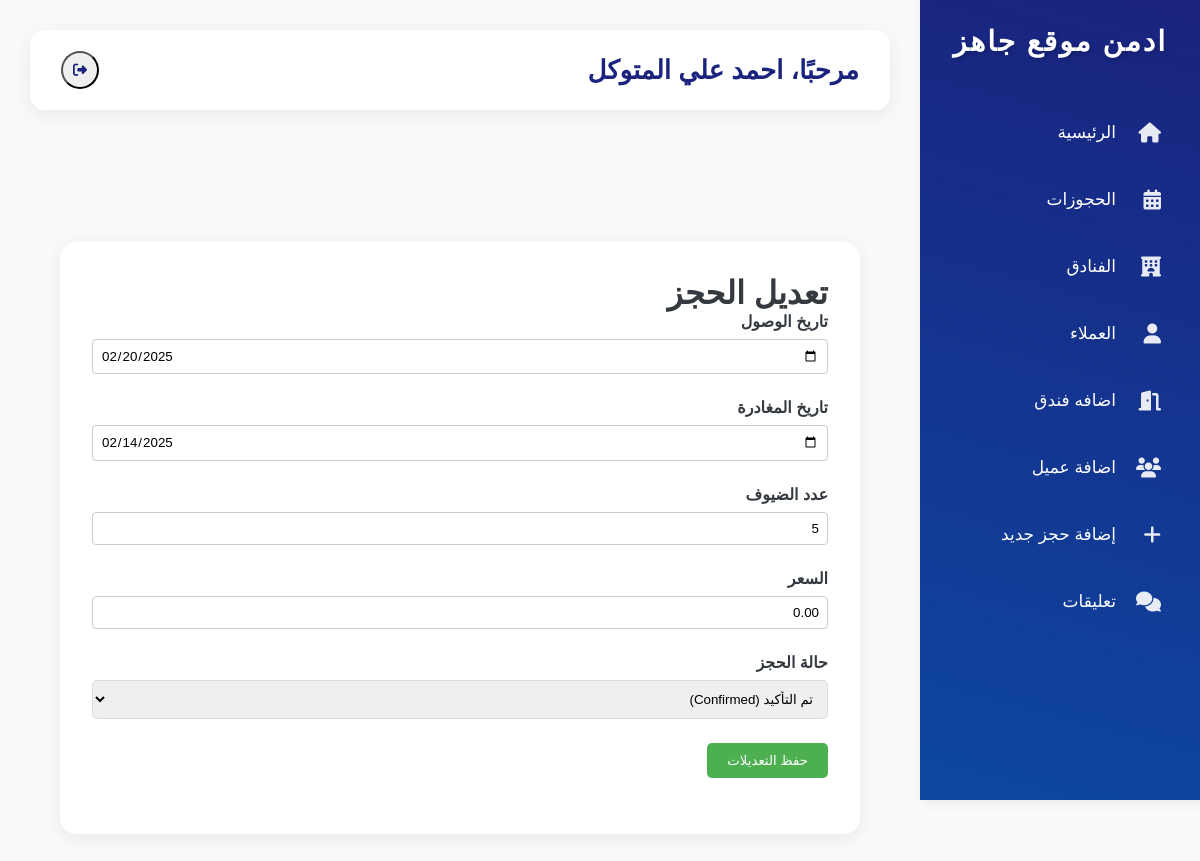
Screenshot of /dashboard/edit_booking.php?booking_id=49 (signed in) with the database file from the repository.
### tables this page shows
CREATE TABLE `bookings` (
  `id` int(11) NOT NULL,
  `user_id` int(11) NOT NULL,
  `hotel_id` int(11) NOT NULL,
  `check_in` date NOT NULL,
  `check_out` date NOT NULL,
  `number_of_guests` int(11) NOT NULL,
  `status` enum('confirmed','canceled','pending') DEFAULT 'pending',
  `price` decimal(10,2) DEFAULT NULL
);

### dashboard/edit_booking.php (the view, shortened to what this page needs)
<?php
require_once('../config.php');
if (isset($_GET['booking_id'])) {
    $booking_id = $_GET['booking_id'];
    $query = "SELECT * FROM bookings WHERE id = $booking_id";
    $result = mysqli_query($conn, $query);
    if ($result && mysqli_num_rows($result) > 0) {
        $booking = mysqli_fetch_assoc($result);
    } else {
        die("الحجز غير موجود.");
    }
} else {
    die("معرف الحجز غير موجود في الرابط.");
}
include('sidebar.php');
include('header.php');
?>
<body class="booking-edit-page">
    <div class="main-content">
        <div class="form-container">
            <h1>تعديل الحجز</h1>
            <form method="post" action="">
                <div class="form-group">
                    <label for="check_in">تاريخ الوصول</label>
                    <input type="date" name="check_in" value="<?= htmlspecialchars($booking['check_in']) ?>" required>
                </div>
                <div class="form-group">
                    <label for="check_out">تاريخ المغادرة</label>
                    <input type="date" name="check_out" value="<?= htmlspecialchars($booking['check_out']) ?>" required>
                </div>
                <div class="form-group">
                    <label for="number_of_guests">عدد الضيوف</label>
                    <input type="number" name="number_of_guests" value="<?= htmlspecialchars($booking['number_of_guests']) ?>" required>
                </div>
                <div class="form-group">
                    <label for="price">السعر</label>
                    <input type="number" name="price" value="<?= htmlspecialchars($booking['price']) ?>" required>
                </div>
                <div class="form-group">
                    <label for="status">حالة الحجز</label>
                    <select name="status" required>
                        <option value="confirmed" <?= $booking['status'] == 'confirmed' ? 'selected' : '' ?>>تم التأكيد (Confirmed)</option>
                    </select>
                </div>
                <div class="form-group">
                    <button type="submit" name="update_booking">حفظ التعديلات</button>
                </div>
            </form>
        </div>
    </div>
</body>
</html>

### dashboard/css/style.css (style rules this page uses)
.booking-edit-page { font-family: 'Tajawal', sans-serif; }
.main-content { margin-right: 280px; padding: 30px; transition: 0.3s; }
.form-container { background: white; padding: 30px; border-radius: 15px; box-shadow: 0 4px 20px rgba(0,0,0,0.08); }
.form-group { margin-bottom: 20px; }
.form-group label { display: block; margin-bottom: 5px; font-weight: bold; }
.form-group input, .form-group select { width: 100%; padding: 10px; border: 1px solid #ddd; border-radius: 5px; }
.form-group button { padding: 10px 20px; background: #4CAF50; color: white; border: none; border-radius: 5px; cursor: pointer; }
.form-container { background: white; padding: 20px; border-radius: 8px; box-shadow: 0 2px 10px rgba(0, 0, 0, 0.1); max-width: 600px; margin: 20px auto; }
.form-group { margin-bottom: 15px; }
.form-group input, .form-group textarea { width: 100%; padding: 8px; border: 1px solid #ccc; border-radius: 4px; }
body { color: #343a40; }
.form-group { margin-bottom: 1.5rem; }
.form-group label { font-weight: bold; margin-bottom: 0.5rem; display: block; }
:root { --primary-color: #1a237e; --secondary-color: #4CAF50; --background: #f8fafc; --text-dark: #1e293b; }
.form-container { max-width: 800px; margin: 2rem auto; padding: 2rem; background: white; border-radius: 1rem; box-shadow: 0 4px 20px rgba(0,0,0,0.08); }

### dashboard/sidebar.php (style rules this page uses)
* { margin: 0; padding: 0; box-sizing: border-box; font-family: 'Tajawal', sans-serif; }
body { background: #f8fafc; }

### dashboard/header.php (style rules this page uses)
.main-content { margin-right: 280px; padding: 30px; transition: 0.3s; }
.main-content > * { animation: fadeIn 0.6s ease-out; }

### rows the page displays
bookings: check_in "02/20/2025", check_out "02/14/2025", number_of_guests "5", price "0.00", status "تم التأكيد (Confirmed)"

### other values shown
$username "احمد علي المتوكل"
